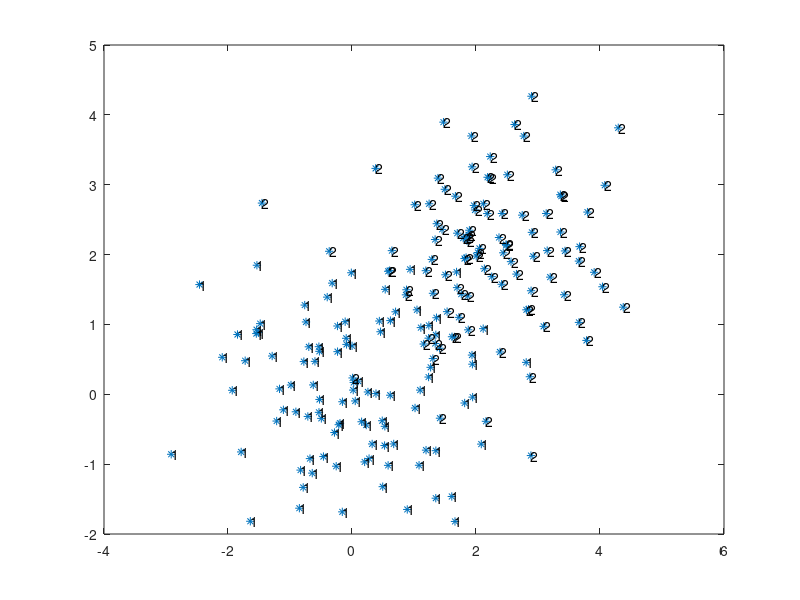
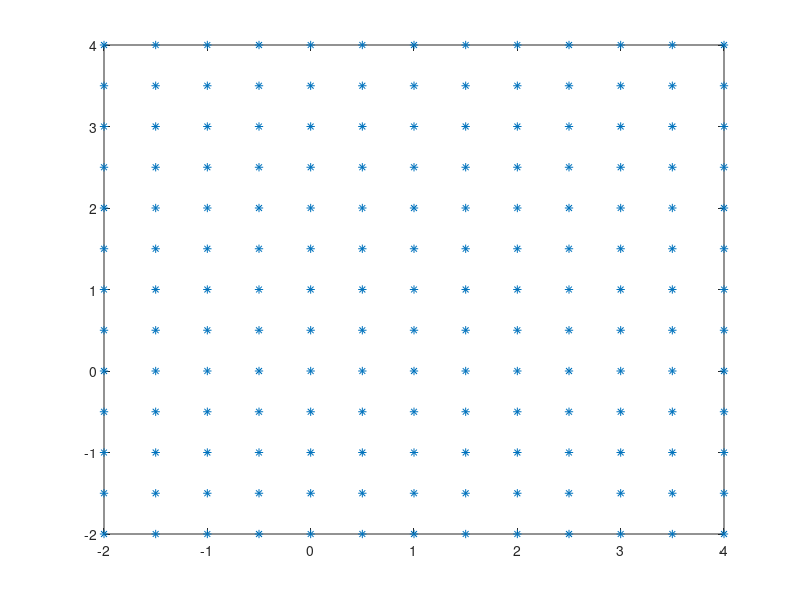

Recreate these plots in MATLAB, in order. (Note: this script raises an error after producing the figures.)
% Beispiel Klassifikation

anz = 100; 
dat = [randn(anz, 2); randn(anz,2)+2]; % Punktewolke mit x_1 und x_2 Komponente

code = [ones(anz, 1); 2*ones(anz, 1)];

% Visualisiere Train Daten - So Sieht der Input waehrend des Trainings für
% das Netz aus!
figure;
plot(dat(:,1), dat(:,2), '*');

for i = 1:size(dat, 1)
    text(dat(i, 1), dat(i,2), sprintf('%i', code(i))); % Ordnet Text den Datenpunkten zu - Ist ein Plot Befehl - dient nur der Visualisierung
    % Den ersten 100 Datenpunkten wird eine 1 zugeordnet, den zweiten 100
    % Punkten eine 2. 
end;

% Generiere Test Daten
dat_test = []; % Test Daten, die von x_1: -2 - 4 und x_2: -2 - 4 laufen (Zur Bestimmung der Prädiktion)
for x=-2:0.5:4
    for y = -2:0.5:4
        dat_test = [dat_test; [x y]]; % Gleichverteilte x_1 und x_2 Daten
    end; 
end;

% Visualisiere Test Daten
figure; 
plot(dat_test(:,1), dat_test(:,2), '*');

% Set up & train Network
net = newff(dat',code',20);     % 2 Input-, 1 Output-Kanal ~ 2 Layer mit 20 und 1 Neuronen
net = train(net, dat',code');

% Wende Netz an 
outputs = net(dat_test');   % Hier stecken die y-Komponenten zu den aequidistanten Test Daten drin. 

% Plotte Ergebnisse
figure; 
set(gca,'xlim',[-2 4], 'ylim', [-2 4]);
for i=1:size(dat_test,1)
    text(dat_test(i,1), dat_test(i,2), sprintf('%1.1f', outputs(i))); % Schreibe zugehoerigen, praedizierten Wert des Netzes Dazu
end;
